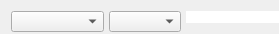
   <widget class="QWidget" name="layoutWidget">
    <property name="geometry">
     <rect>
      <x>23</x>
      <y>20</y>
      <width>279</width>
      <height>34</height>
     </rect>
    </property>
    <layout class="QHBoxLayout" name="horizontalLayout">
     <property name="spacing">
      <number>5</number>
     </property>
     <property name="sizeConstraint">
      <enum>QLayout::SetNoConstraint</enum>
     </property>
     <property name="rightMargin">
      <number>0</number>
     </property>
     <item>
      <widget class="QComboBox" name="fluorLabel">
       <property name="sizePolicy">
        <sizepolicy hsizetype="Preferred" vsizetype="Fixed">
         <horstretch>0</horstretch>
         <verstretch>0</verstretch>
        </sizepolicy>
       </property>
       <property name="minimumSize">
        <size>
         <width>20</width>
         <height>21</height>
        </size>
       </property>
       <property name="focusPolicy">
        <enum>Qt::NoFocus</enum>
       </property>
       <property name="editable">
        <bool>false</bool>
       </property>
       <property name="sizeAdjustPolicy">
        <enum>QComboBox::AdjustToContentsOnFirstShow</enum>
       </property>
      </widget>
     </item>
     <item>
      <widget class="QComboBox" name="fluorName">
       <property name="sizePolicy">
        <sizepolicy hsizetype="Fixed" vsizetype="Fixed">
         <horstretch>0</horstretch>
         <verstretch>0</verstretch>
        </sizepolicy>
       </property>
       <property name="minimumSize">
        <size>
         <width>30</width>
         <height>21</height>
        </size>
       </property>
       <property name="focusPolicy">
        <enum>Qt::NoFocus</enum>
       </property>
       <property name="editable">
        <bool>false</bool>
       </property>
       <property name="sizeAdjustPolicy">
        <enum>QComboBox::AdjustToContentsOnFirstShow</enum>
       </property>
      </widget>
     </item>
     <item>
      <widget class="QLineEdit" name="energyDisplay">
       <property name="sizePolicy">
        <sizepolicy hsizetype="Ignored" vsizetype="Fixed">
         <horstretch>0</horstretch>
         <verstretch>0</verstretch>
        </sizepolicy>
       </property>
       <property name="minimumSize">
        <size>
         <width>0</width>
         <height>0</height>
        </size>
       </property>
       <property name="sizeIncrement">
        <size>
         <width>0</width>
         <height>0</height>
        </size>
       </property>
       <property name="palette">
        <palette>
         <active>
          <colorrole role="WindowText">
           <brush brushstyle="SolidPattern">
            <color alpha="255">
             <red>0</red>
             <green>0</green>
             <blue>0</blue>
            </color>
           </brush>
          </colorrole>
          <colorrole role="Text">
           <brush brushstyle="SolidPattern">
            <color alpha="255">
             <red>27</red>
             <green>13</green>
             <blue>139</blue>
            </color>
           </brush>
          </colorrole>
          <colorrole role="ButtonText">
           <brush brushstyle="SolidPattern">
            <color alpha="255">
             <red>0</red>
             <green>0</green>
             <blue>0</blue>
            </color>
           </brush>
          </colorrole>
         </active>
         <inactive>
          <colorrole role="WindowText">
           <brush brushstyle="SolidPattern">
            <color alpha="255">
             <red>0</red>
             <green>0</green>
             <blue>0</blue>
            </color>
           </brush>
          </colorrole>
          <colorrole role="Text">
           <brush brushstyle="SolidPattern">
            <color alpha="255">
             <red>27</red>
             <green>13</green>
             <blue>139</blue>
            </color>
           </brush>
          </colorrole>
          <colorrole role="ButtonText">
           <brush brushstyle="SolidPattern">
            <color alpha="255">
             <red>0</red>
             <green>0</green>
             <blue>0</blue>
            </color>
           </brush>
          </colorrole>
         </inactive>
         <disabled>
          <colorrole role="WindowText">
           <brush brushstyle="SolidPattern">
            <color alpha="255">
             <red>170</red>
             <green>170</green>
             <blue>255</blue>
            </color>
           </brush>
          </colorrole>
          <colorrole role="Text">
           <brush brushstyle="SolidPattern">
            <color alpha="255">
             <red>170</red>
             <green>170</green>
             <blue>255</blue>
            </color>
           </brush>
          </colorrole>
          <colorrole role="ButtonText">
           <brush brushstyle="SolidPattern">
            <color alpha="255">
             <red>170</red>
             <green>170</green>
             <blue>255</blue>
            </color>
           </brush>
          </colorrole>
         </disabled>
        </palette>
       </property>
       <property name="maxLength">
        <number>32767</number>
       </property>
       <property name="frame">
        <bool>false</bool>
       </property>
       <property name="alignment">
        <set>Qt::AlignCenter</set>
       </property>
       <property name="readOnly">
        <bool>true</bool>
       </property>
      </widget>
     </item>
    </layout>
   </widget>
